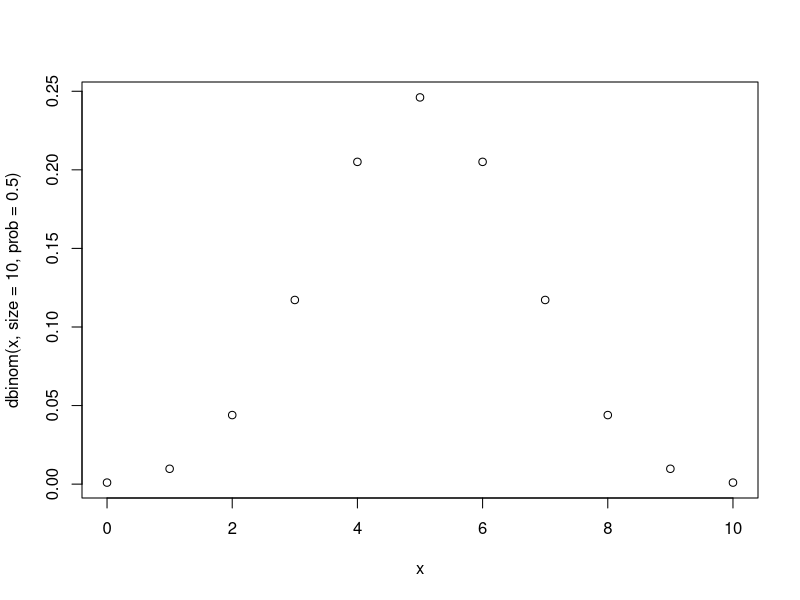
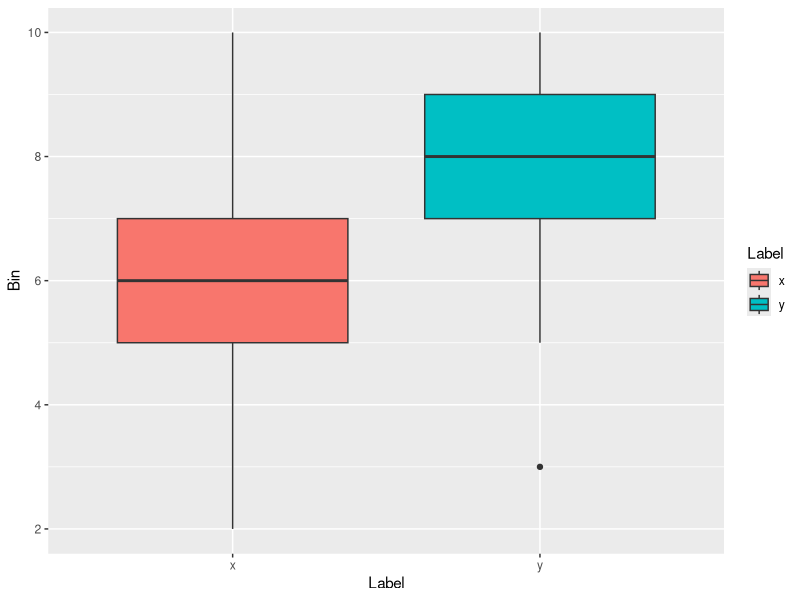
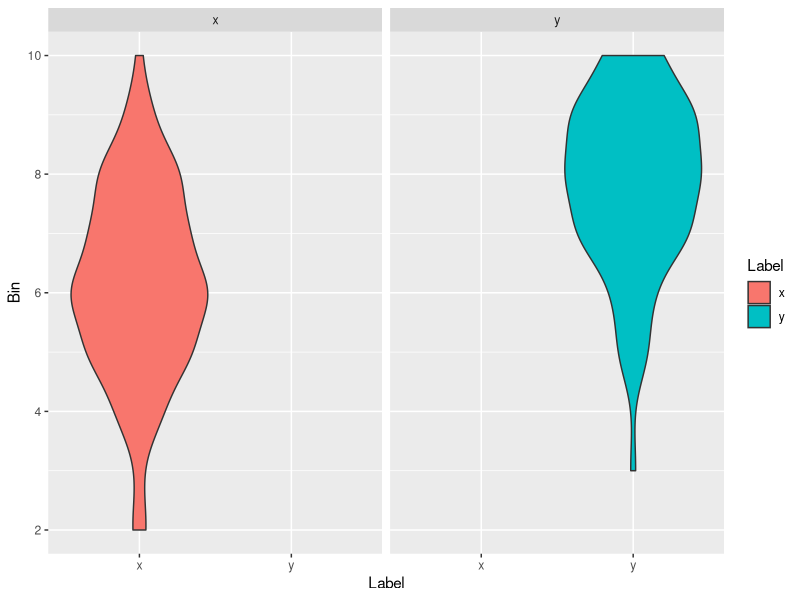

These charts were generated, in order, by the following R code:
# Bayesian course
# Label 2
# distributional theory


# Binomial
dev.new(noRStudioGD = TRUE) # Comment this out when putting it into RMD
x=0:10
plot(x = x, 
     
     # Density Binomial Distribition for a discrete variable or a vector of discrete vars
     # Since the prob = 0.6, then n * prob = 6 (which is the most probably)
     y = dbinom(x, size=10,prob=0.5))


# rbinom = random sample from the binomial

  ## 100 binomial experiments (n), which you throw a coin 10 times (size)
  x = rbinom(n = 100, size = 10, prob=0.6)
  y = rbinom(n = 80,  size = 10, prob=0.8)
  
  ## Create a data frame that combines x, then the y. Repeat x 100 times and y 80 times
  df = data.frame(Bin =c(x,y), Label=rep(c("x","y"),c(100,80)))
  df


if(!require(ggplot2)) install.packages(ggplot2)

g = ggplot(df, aes(x = Label, y = Bin, fill = Label)) +
  geom_boxplot()
print(g)

## Violin chart will ensure that you are not, for example, having a bi modal distribuition
e = ggplot(df, aes(x = Label, y=Bin, fill = Label)) + 
  geom_violin(aes(y = Bin)) +facet_wrap(~Label)
print(e)
